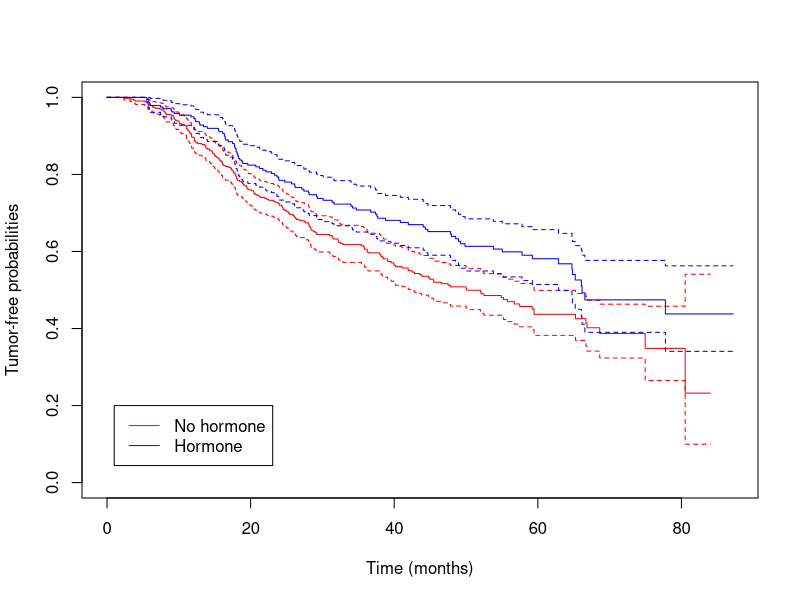

This figure's R source:
## ---- chunk 1
#| eval: true
# Load mortality data
gbc_mort <- read.table("data/gbc_mort.txt", header = TRUE)
# Check the first few rows of the data frame
head(gbc_mort)
# The data frame 'gbc_mort' contains:
#  time:   time (months) to death or censoring
#  status: event indicator (1 = death, 0 = censoring)
# hormone: Hormone therapy (1 = no, 2 = yes); age: Age at diagnosis (years);
# meno: Menopausal status (1 = no, 2 = yes); size: Tumor size (mm); grade: Tumor grade (1–3);
# nodes: Number of positive lymph nodes; prog: Progesterone receptor level (fmol/mg); estrg:
# Estrogen receptor level (fmol/mg).
## ---- chunk 2
#| eval: true
# Load mortality + relapse data
gbc <- read.table("data/gbc.txt", header = TRUE)
# Check the first few rows of the data frame
head(gbc)
# The data frame 'gbc' contains:
#  time:   time (months) to death, relapse, or censoring
#  status: event indicator (1 = relapse, 2 = death, 0 = censoring)
#  other covariates the same as in gbc_mor.
## ---- chunk 3
#| eval: true
# Sort by subject id, then time
o <- order(gbc$id, gbc$time)
gbc <- gbc[o,]
# Keep only first row per subject => first event
df <- gbc[!duplicated(gbc$id), ]
# Convert status > 0 to 1 if it is either relapse or death
df$status <- ifelse(df$status > 0, 1, 0)
head(df)
## ---- chunk 4
#| eval: true
library(survival) 
# Fit KM curves by hormone treatment group
km_fit <- survfit(Surv(time, status) ~ hormone, data = df)
km_fit
## ---- chunk 5
    #| eval: true
    summary(km_fit, times = c(6, 12, 24, 36))
## ---- chunk 6
#| eval: true
plot(km_fit, ylim = c(0,1), xlab = "Time (months)", ylab = "Tumor-free probabilities",
     col=c("red", "blue"), conf.int= TRUE)
# Add legend
legend(1, 0.2, col=c("red", "blue"), lty=1, 
       c("No hormone", "Hormone")) # Legend text
## ---- chunk 7
#| eval: true
lgr_obj <- survdiff(Surv(time, status) ~ hormone, data = df)
lgr_obj # Print log-rank test results
lgr_obj$pvalue # Extract p-value
## ---- chunk 8
#| code-fold: true
#| code-summary: "Solution"
survdiff(Surv(time, status) ~ hormone + strata(meno), data = df)
## ---- chunk 9
#| eval: true

cox_fit <- coxph(Surv(time, status) ~ hormone + age + size + prog + estrg, data = df)
summary(cox_fit) # Print model summary

